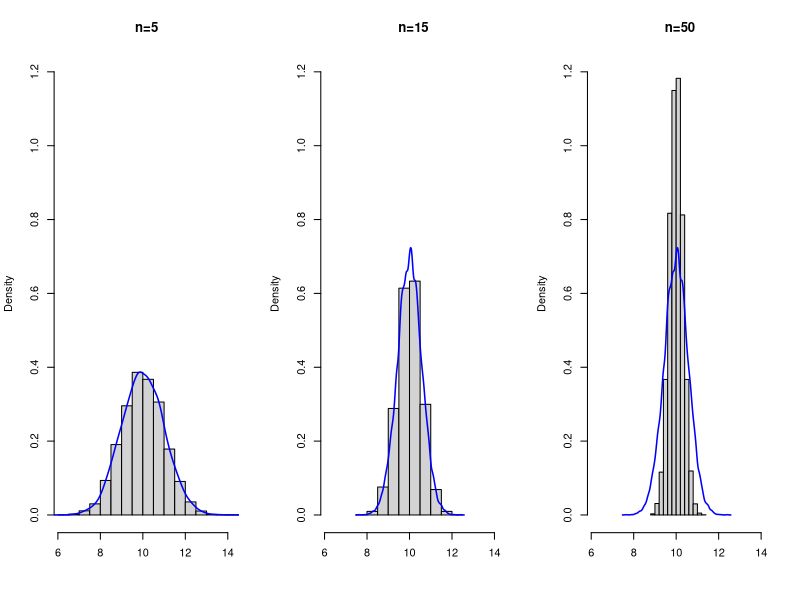
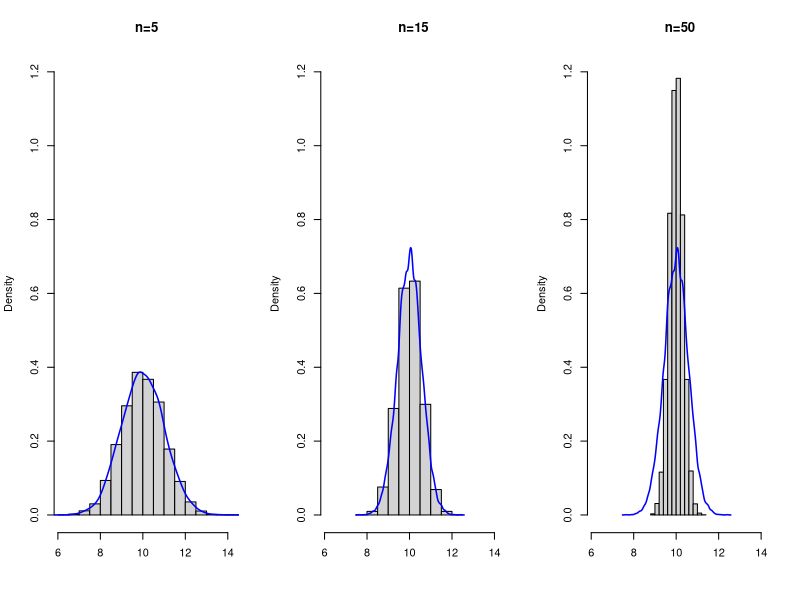

The R source for these figures, in order: (Note: this script raises an error after producing the figures.)
mu = 10
B = 10000
n_seq = c(5,15,50)
length(n_seq)

set.seed(3)
estimates_matrix = matrix(NA, nrow = B, ncol = length(n_seq))

for(j in 1:length(n_seq)){
  n = n_seq[j]
  for(b in 1:B){
    X_sample = rnorm(n = n, mean = mu, sd = sqrt(5))
    estimates_matrix[b,j] = mean(X_sample)
  }
}
par(mfrow=c(1,3))
hist(estimates_matrix[,1], main="n=5", xlab="",  xlim = range(estimates_matrix[,1]), prob = TRUE, ylim = c(0, 1.2))
lines(density(estimates_matrix[,1], bw = bw.SJ(estimates_matrix[,1])), col="blue", lwd=1.5)
hist(estimates_matrix[,2], main="n=15", xlab="", xlim = range(estimates_matrix[,1]), prob = TRUE, ylim = c(0, 1.2))
lines(density(estimates_matrix[,2], bw = bw.SJ(estimates_matrix[,3])), col="blue", lwd=1.5)
hist(estimates_matrix[,3], main="n=50", xlab="", xlim = range(estimates_matrix[,1]), prob = TRUE, ylim = c(0, 1.2))
lines(density(estimates_matrix[,2], bw = bw.SJ(estimates_matrix[,3])), col="blue", lwd=1.5)

set.seed(3)
my_estimates_generator <- function(n){
  X_sample = rnorm(n = n, mean = mu, sd = sqrt(5))
  return(mean(X_sample))
}

estimates_matrix <- cbind(
  replicate(B, my_estimates_generator(n=n_seq[1])),
  replicate(B, my_estimates_generator(n=n_seq[2])),
  replicate(B, my_estimates_generator(n=n_seq[3]))
)

par(mfrow=c(1,3))
hist(estimates_matrix[,1], main="n=5", xlab="",  xlim = range(estimates_matrix[,1]), prob = TRUE, ylim = c(0, 1.2))
lines(density(estimates_matrix[,1], bw = bw.SJ(estimates_matrix[,1])), col="blue", lwd=1.5)
hist(estimates_matrix[,2], main="n=15", xlab="", xlim = range(estimates_matrix[,1]), prob = TRUE, ylim = c(0, 1.2))
lines(density(estimates_matrix[,2], bw = bw.SJ(estimates_matrix[,3])), col="blue", lwd=1.5)
hist(estimates_matrix[,3], main="n=50", xlab="", xlim = range(estimates_matrix[,1]), prob = TRUE, ylim = c(0, 1.2))
lines(density(estimates_matrix[,2], bw = bw.SJ(estimates_matrix[,3])), col="blue", lwd=1.5)

MC_Bias_n_seq = apply(estimates_matrix, 2, mean) - mu
MC_Var_n_seq = apply(estimates_matrix, 2, var)
MC_MSE_n_seq = apply(estimates_matrix, 2, function(x){mean(x-mu)^2})
estimates = matrix(NA, ncol = 4, nrow = 4)
estimates[1,1] = "n"
estimates[1,2] = 5
estimates[1,3] = 10
estimates[1,4] = 15
estimates[2,1] = "Bias"
estimates[3,1] = "Var"
estimates[4,1] = "MSE"
estimates[2,2:4] = MC_Bias_n_seq
estimates[3,2:4] = MC_Var_n_seq
estimates[4,2:4] = MC_MSE_n_seq
Krishna